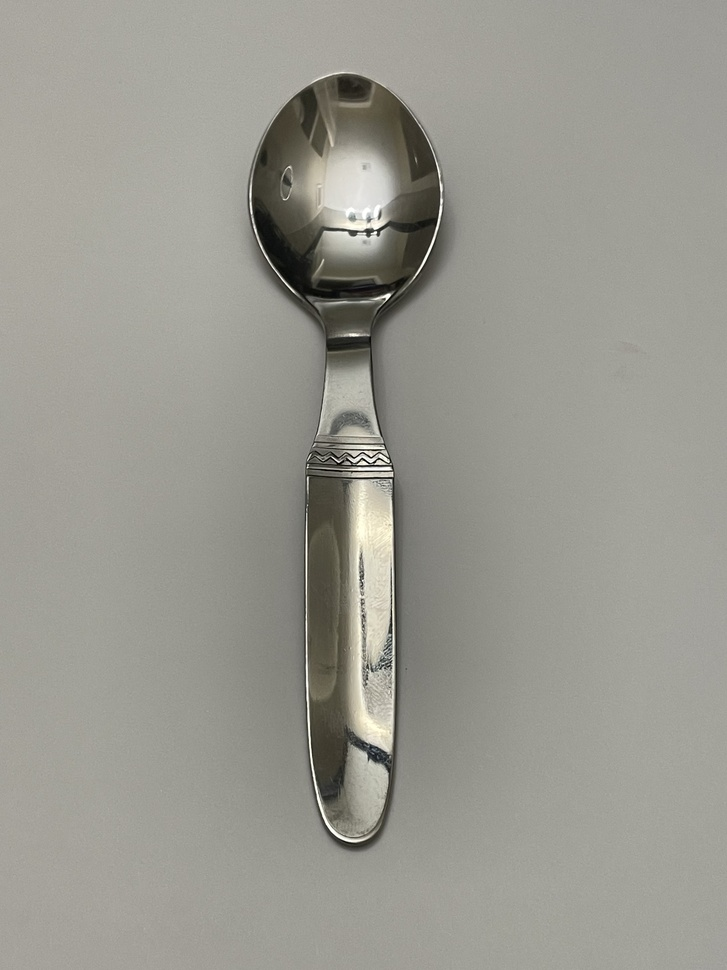
%> input picture Spoon.jpg, 727 x 970 px, shrunk from 3024 x 4032 before the run
$ octave Object_recognition.m   (GNU Octave 9; MATLAB toolbox functions it lacks are replaced by stand-ins)
%> lines starting %> are read from the running program, lines starting %| are printed output that depends on the picture
% Step 1: Dataset Preparation

% Define the folder path where temporary images will be stored
tempFolderPath = fullfile(tempdir, 'CutleryPhotos');
mkdir(tempFolderPath);

% Load and assign images to variables
spoonImage = imread('/Users/sonipriyapaul/Downloads/Assignment_3_CV/CutleryPhotos/Spoon.jpg');
%> spoonImage is the input picture: size 970x727x3 uint8; mean R, G, B 153.5, 152.6, 144.5
forkImage = imread('/Users/sonipriyapaul/Downloads/Assignment_3_CV/CutleryPhotos/Fork.jpg');
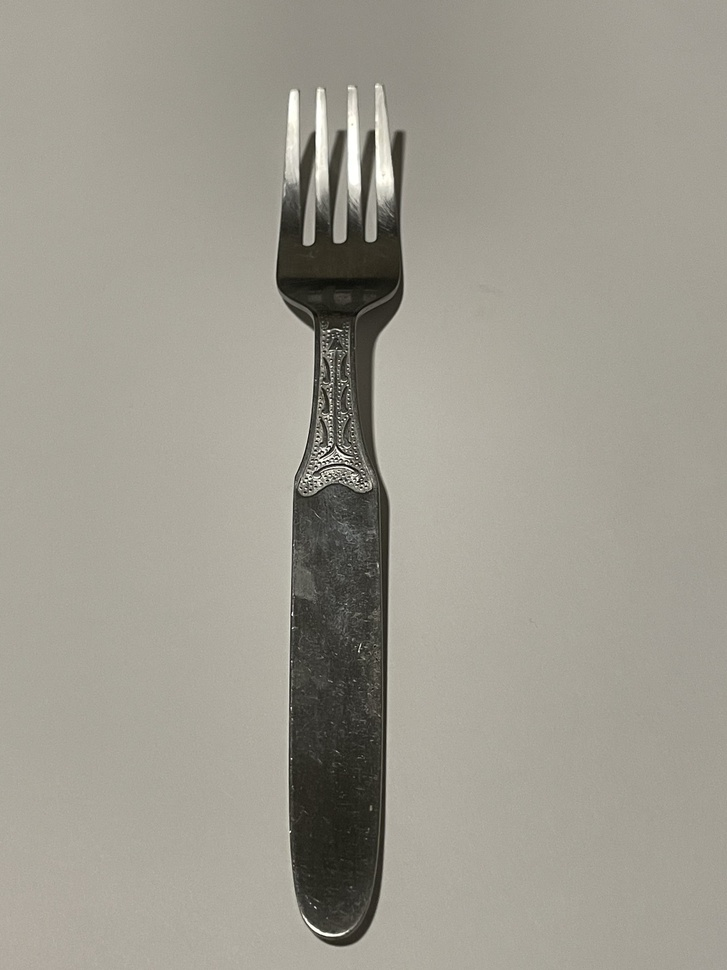
%> input picture Fork.jpg, 727 x 970 px, shrunk from 3024 x 4032 before the run
%> forkImage is the input picture: size 970x727x3 uint8; mean R, G, B 158.3, 154.8, 144.1
knifeImage = imread('/Users/sonipriyapaul/Downloads/Assignment_3_CV/CutleryPhotos/Knife.jpg');
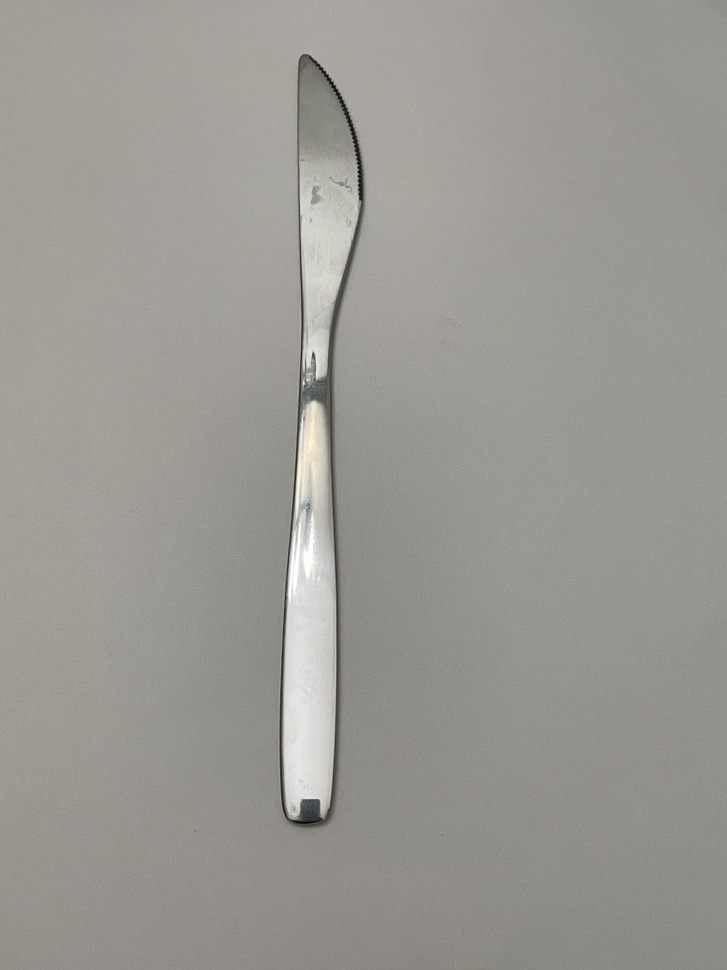
%> input picture Knife.jpg, 727 x 970 px, shrunk from 3024 x 4032 before the run
%> knifeImage is the input picture: size 970x727x3 uint8; mean R, G, B 154.5, 152.8, 147.4
whiskImage = imread('/Users/sonipriyapaul/Downloads/Assignment_3_CV/CutleryPhotos/Whisk.jpg');
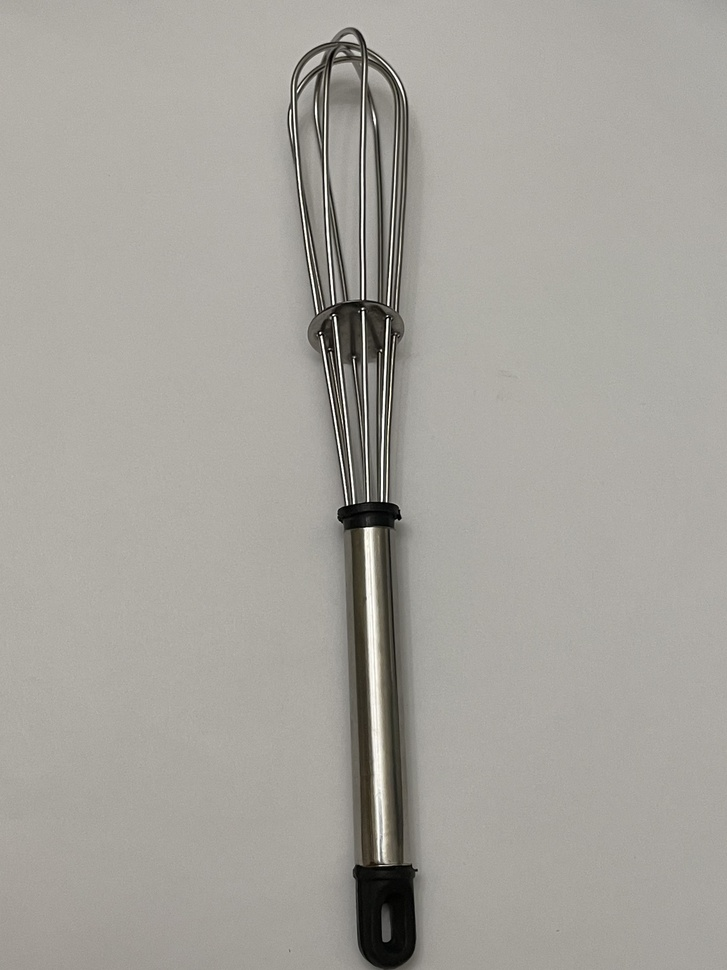
%> input picture Whisk.jpg, 727 x 970 px, shrunk from 3024 x 4032 before the run
%> whiskImage is the input picture: size 970x727x3 uint8; mean R, G, B 165.7, 162.9, 156.7
ladleImage = imread('/Users/sonipriyapaul/Downloads/Assignment_3_CV/CutleryPhotos/Ladle.jpg');
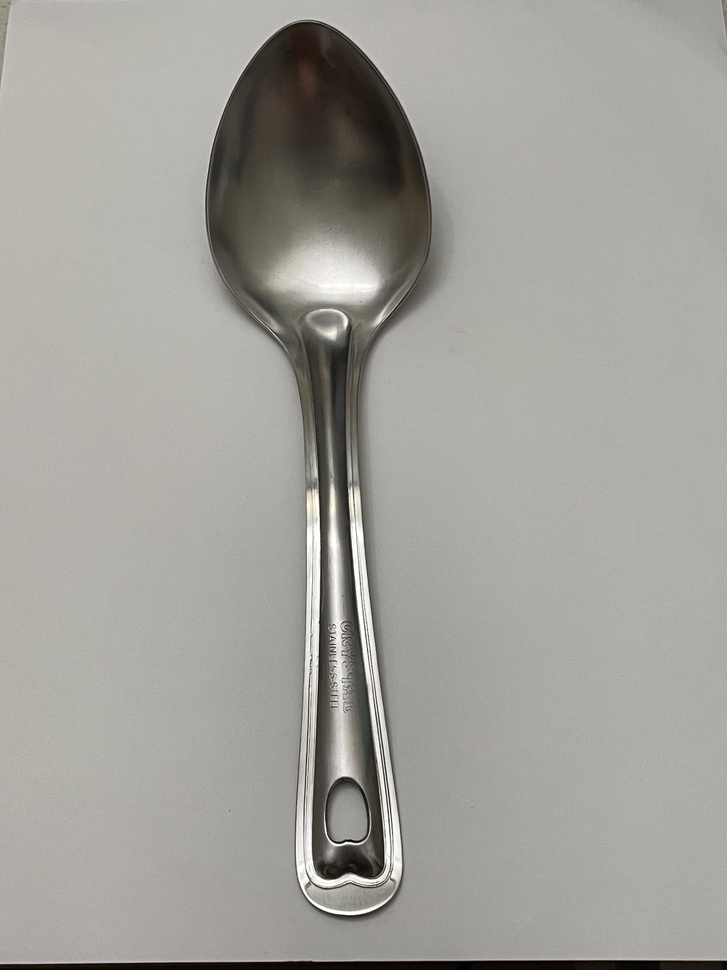
%> input picture Ladle.jpg, 727 x 970 px, shrunk from 3024 x 4032 before the run
%> ladleImage is the input picture: size 970x727x3 uint8; mean R, G, B 162.2, 160.3, 155.5

% Save images to temporary files
imwrite(spoonImage, fullfile(tempFolderPath, 'Spoon.jpg'));
imwrite(forkImage, fullfile(tempFolderPath, 'Fork.jpg'));
imwrite(knifeImage, fullfile(tempFolderPath, 'Knife.jpg'));
imwrite(whiskImage, fullfile(tempFolderPath, 'Whisk.jpg'));
imwrite(ladleImage, fullfile(tempFolderPath, 'Ladle.jpg'));

% Create imageDatastore objects for each object category
spoonImageDatastore = imageDatastore(fullfile(tempFolderPath, 'Spoon.jpg'));
forkImageDatastore = imageDatastore(fullfile(tempFolderPath, 'Fork.jpg'));
knifeImageDatastore = imageDatastore(fullfile(tempFolderPath, 'Knife.jpg'));
whiskImageDatastore = imageDatastore(fullfile(tempFolderPath, 'Whisk.jpg'));
ladleImageDatastore = imageDatastore(fullfile(tempFolderPath, 'Ladle.jpg'));

% Combine all imageDatastore objects into one imageDatastore
allFiles = [spoonImageDatastore.Files; forkImageDatastore.Files; knifeImageDatastore.Files; whiskImageDatastore.Files; ladleImageDatastore.Files];
combinedDatastore = imageDatastore(allFiles);

% Step 2: Feature Extraction

% Define the Bag of Features parameters
%> (the run ends here)
